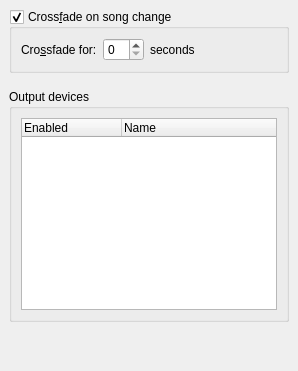
         <widget class="QWidget" name="serverPage">
          <layout class="QVBoxLayout">
           <property name="spacing">
            <number>6</number>
           </property>
           <property name="margin">
            <number>9</number>
           </property>
           <item>
            <widget class="QGroupBox" name="crossfadeCheck">
             <property name="title">
              <string>Cross&amp;fade on song change</string>
             </property>
             <property name="checkable">
              <bool>true</bool>
             </property>
             <layout class="QHBoxLayout">
              <property name="spacing">
               <number>6</number>
              </property>
              <property name="margin">
               <number>9</number>
              </property>
              <item>
               <widget class="QLabel" name="crossfadeLabel">
                <property name="text">
                 <string>Cro&amp;ssfade for:</string>
                </property>
                <property name="buddy">
                 <cstring>crossfadeSpin</cstring>
                </property>
               </widget>
              </item>
              <item>
               <widget class="QSpinBox" name="crossfadeSpin">
                <property name="sizePolicy">
                 <sizepolicy hsizetype="Minimum" vsizetype="Fixed">
                  <horstretch>0</horstretch>
                  <verstretch>0</verstretch>
                 </sizepolicy>
                </property>
                <property name="toolTip">
                 <string/>
                </property>
               </widget>
              </item>
              <item>
               <widget class="QLabel" name="label_7">
                <property name="text">
                 <string>seconds</string>
                </property>
               </widget>
              </item>
              <item>
               <spacer>
                <property name="orientation">
                 <enum>Qt::Horizontal</enum>
                </property>
                <property name="sizeHint" stdset="0">
                 <size>
                  <width>40</width>
                  <height>20</height>
                 </size>
                </property>
               </spacer>
              </item>
             </layout>
            </widget>
           </item>
           <item>
            <spacer>
             <property name="orientation">
              <enum>Qt::Vertical</enum>
             </property>
             <property name="sizeType">
              <enum>QSizePolicy::Minimum</enum>
             </property>
             <property name="sizeHint" stdset="0">
              <size>
               <width>20</width>
               <height>10</height>
              </size>
             </property>
            </spacer>
           </item>
           <item>
            <widget class="QGroupBox" name="groupBox_4">
             <property name="title">
              <string>Output devices</string>
             </property>
             <layout class="QVBoxLayout">
              <property name="spacing">
               <number>6</number>
              </property>
              <property name="margin">
               <number>9</number>
              </property>
              <item>
               <widget class="QTreeWidget" name="outputList">
                <property name="rootIsDecorated">
                 <bool>false</bool>
                </property>
                <property name="itemsExpandable">
                 <bool>false</bool>
                </property>
                <column>
                 <property name="text">
                  <string>Enabled</string>
                 </property>
                </column>
                <column>
                 <property name="text">
                  <string>Name</string>
                 </property>
                </column>
               </widget>
              </item>
             </layout>
            </widget>
           </item>
           <item>
            <spacer>
             <property name="orientation">
              <enum>Qt::Vertical</enum>
             </property>
             <property name="sizeHint" stdset="0">
              <size>
               <width>20</width>
               <height>40</height>
              </size>
             </property>
            </spacer>
           </item>
          </layout>
         </widget>
